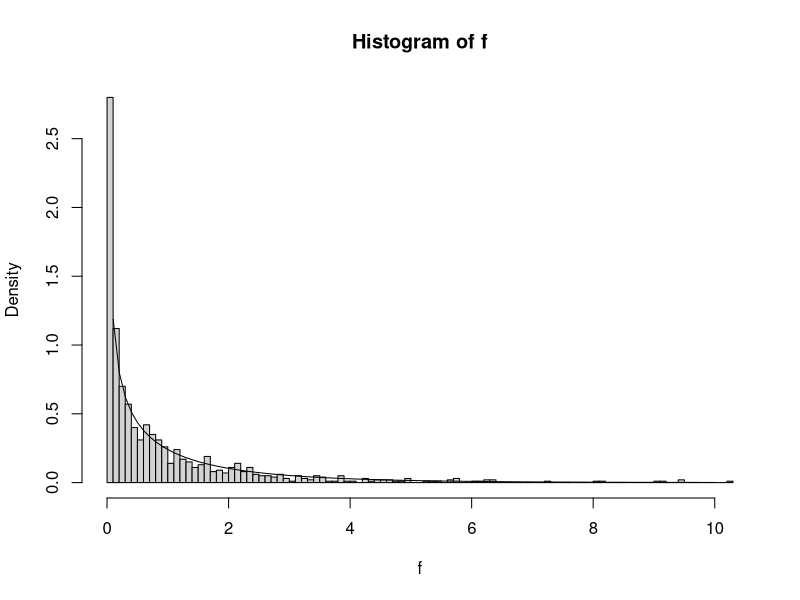

This figure's R source:
# F distribution
pop = rnorm(20000, mean=0, sd=1) # Population
n1 = 40; n2 = 30 # sample sizes
k=2 # number of categories
ntot = n1+n2 # total number of values
alpha=0.10 # significance level
f = c() # container for F values
for(i in 1:1000){ # repeat the block to obtain 1000 F values
sample1 = sample(pop, n1)
xb1 = mean(sample1); v1 = var(sample1)
sample2 = sample(pop, n2)
xb2 = mean(sample2); v2 = var(sample2)
xb = c(xb1,xb2)
xbb = mean(c(sample1,sample2))
denominator = ((n1-1)*v1+(n2-1)*v2)/(ntot - k)
numerator = sum( c(n1,n2)*(xb - xbb)^2 )/(k-1)
f = append(f, numerator/denominator)
}
# Plot density function
hist(f, breaks=100, freq=FALSE) # Simulation
xf =seq(0,10,len=100)
lines(xf,df(xf, df1=k-1, df2=ntot-k)) # Theoretical
# Compute critical F value
f.sorted = sort(f)
cat("Critical F value for alpha = ", alpha)
cat("Simulation: ", f.sorted[round((1-alpha)*length(f))] )
cat("Theoretical: ", qf(1-alpha,df1=k-1, df2=ntot-k) )